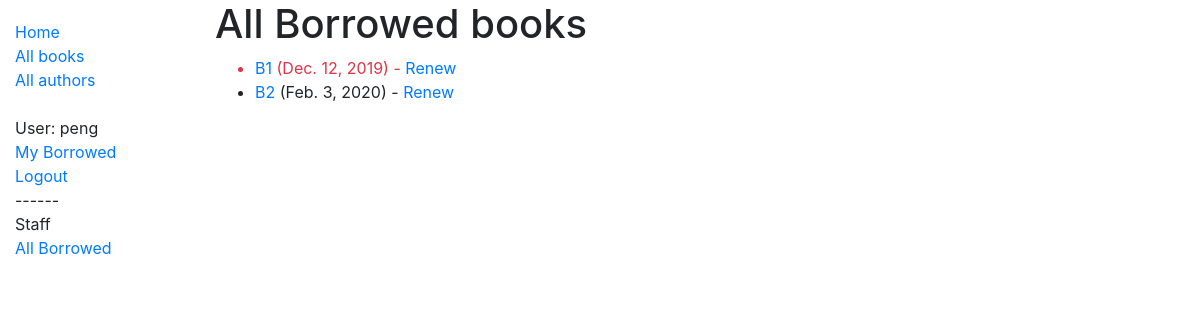
/catalog/borrowed/ (signed in), run on an earlier commit of the app's database.
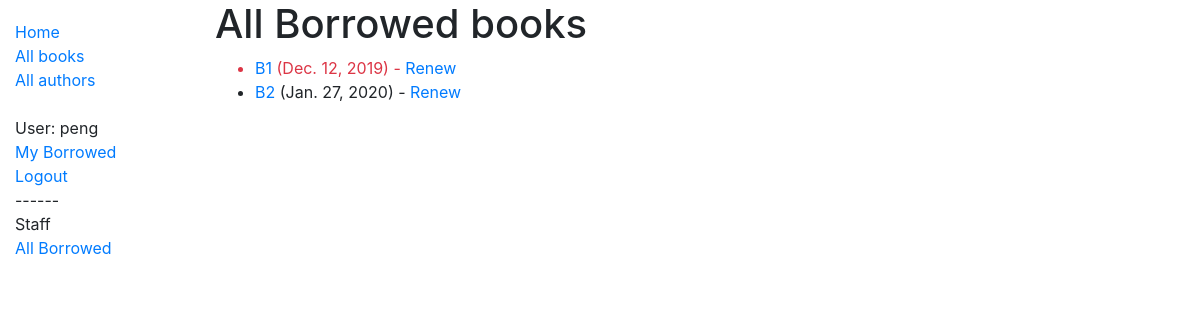
And on a later commit of the database.
### catalog/models.py (models this page shows, shortened)
class BookInstance(models.Model):
    id = models.UUIDField(primary_key=True, default=uuid.uuid4, help_text='Unique ID for this particular book across whole library')
    book = models.ForeignKey('Book', on_delete=models.SET_NULL, null=True)
    imprint = models.CharField(max_length=200)
    due_back = models.DateField(null=True, blank=True)
    borrower = models.ForeignKey(User, on_delete=models.SET_NULL, null=True, blank=True)
    LOAN_STATUS = (
        ('m', 'Maintenance'),
        ('o', 'On loan'),
        ('a', 'Available'),
        ('r', 'Reserved'),
    )
    status = models.CharField(
        max_length=1,
        choices=LOAN_STATUS,
        blank=True,
        default='m',
        help_text='Book availability',
    )
    class Meta:
        ordering = ['due_back']
        permissions = (("can_mark_returned", "Set book as returned"),)
    @property
    def is_overdue(self):
        if self.due_back and date.today() > self.due_back:
            return True
        return False

class Book(models.Model):
    title = models.CharField(max_length=200)
    author = models.ForeignKey('Author', on_delete=models.SET_NULL, null=True)
    summary = models.TextField(max_length=1000, help_text='Enter a brief description of the book')
    isbn = models.CharField('ISBN', max_length=13,
                            help_text='13 Character <a href="https://www.isbn-international.org/content/what-isbn">ISBN number</a>')
    genre = models.ManyToManyField(Genre, help_text='Select a genre for this book')
    language = models.ForeignKey('Language', on_delete=models.SET_NULL, null=True)
    def display_genre(self):
        """Create a string for the Genre. This is required to display genre in Admin."""
        return ', '.join(genre.name for genre in self.genre.all()[:3])
    display_genre.short_description = 'Genre'

### catalog/views.py (the view)
# urls.py: path('borrowed/', views.AllLoanedBooksListView.as_view(), name='all-borrowed'),
class AllLoanedBooksListView(PermissionRequiredMixin, generic.ListView):
    permission_required = ('catalog.can_mark_returned',)
    model = BookInstance
    template_name = 'catalog/bookinstance_list_borrowed_all.html'
    paginate_by = 10
    def get_queryset(self):
        return BookInstance.objects.filter(status__exact='o').order_by('due_back')

### catalog/templates/catalog/bookinstance_list_borrowed_all.html
{% extends "base_generic.html" %}
{% block content %}
    {% if perms.catalog.can_mark_returned %}
        <h1>All Borrowed books</h1>
        {% if bookinstance_list %}
        <ul>
          {% for bookinst in bookinstance_list %}
          <li class="{% if bookinst.is_overdue %}text-danger{% endif %}">
            <a href="{% url 'book-detail' bookinst.book.pk %}">{{bookinst.book.title}}</a> ({{ bookinst.due_back }})
            {% if perms.catalog.can_mark_returned %}- <a href="{% url 'renew-book-librarian' bookinst.id %}">Renew</a>  {% endif %}
          </li>
          {% endfor %}
        </ul>
        {% else %}
          <p>There are no books borrowed.</p>
        {% endif %}
    {% endif %}
{% endblock %}

What changed in the data, as far as the page shows it:
changed BookInstance: due_back "Feb. 3, 2020" → "Jan. 27, 2020"
